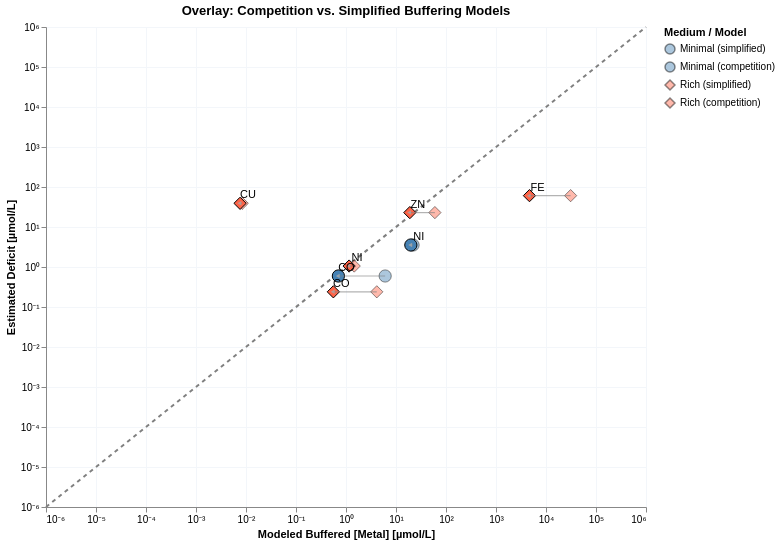

Notebook source saved alongside this figure:
### Markdown cell above
### Plot 3 – Overlay: competition vs. simplified, with shift arrows

### Code cell
def prep_model_df(plot_df_pd, model_label: str) -> pl.DataFrame:
    return (
        pl.from_pandas(plot_df_pd)
        .with_columns([
            (pl.col("est_buf_center_M") * 1e6).alias("x_uM"),
            (pl.col("deficit_M")        * 1e6).alias("y_uM"),
            pl.lit(model_label).alias("model"),
        ])
        .filter((pl.col("x_uM") > 0) & (pl.col("y_uM") > 0))
    )

df_simp = prep_model_df(plot_df_simp, "simplified")
df_comp = prep_model_df(plot_df_comp, "competition")

df_simp = df_simp.with_columns(
    pl.concat_str([pl.col("Medium"), pl.lit(" (simplified)")]).alias("medium_model")
)
df_comp = df_comp.with_columns(
    pl.concat_str([pl.col("Medium"), pl.lit(" (competition)")]).alias("medium_model")
)

# ── Scales for the four-way legend ───────────────────────────────────────────
DOMAIN = [
    "Minimal (simplified)", "Minimal (competition)",
    "Rich (simplified)",    "Rich (competition)",
]
COLOR_RANGE = ["steelblue", "steelblue", "tomato", "tomato"]
SHAPE_RANGE = ["circle",    "circle",    "diamond", "diamond"]
OPACITY_RANGE = [0.4, 1.0, 0.4, 1.0]   # simplified = faded, competition = solid

color_scale4 = alt.Scale(domain=DOMAIN, range=COLOR_RANGE)
shape_scale4 = alt.Scale(domain=DOMAIN, range=SHAPE_RANGE)

_ax_x = alt.Axis(labelExpr=_log_label_unicode, title="Modeled Buffered [Metal] [µmol/L]")
_ax_y = alt.Axis(labelExpr=_log_label_unicode, title="Estimated Deficit [µmol/L]")

legend_cfg = alt.Legend(title="Medium / Model")
# Arrow table: one row per (Medium, Element) pair
df_arrows = (
    df_simp.join(df_comp, on=["Medium", "Element"], suffix="_comp")
    .filter(
        (pl.col("x_uM_comp") > 0) & (pl.col("y_uM_comp") > 0) &
        ((pl.col("x_uM_comp") - pl.col("x_uM")).abs() +
         (pl.col("y_uM_comp") - pl.col("y_uM")).abs() > 1e-10)
    )
)

# Compute arrowhead angle in log10 space — in Vega 0°=up, clockwise positive
x0 = df_arrows["x_uM"].to_numpy()
y0 = df_arrows["y_uM"].to_numpy()
x1 = df_arrows["x_uM_comp"].to_numpy()
y1 = df_arrows["y_uM_comp"].to_numpy()
math_angle = np.degrees(np.arctan2(np.log10(y1/y0), np.log10(x1/x0)))
vega_angle  = 90 - math_angle   # convert: math 0°=right → Vega 0°=up

df_arrows = df_arrows.with_columns(
    pl.Series("arrow_angle_deg", vega_angle)
)

x_scale = alt.Scale(type="log", domain=[1e-6, 1e6])
y_scale = alt.Scale(type="log", domain=[1e-6, 1e6])
color_scale = alt.Scale(
    domain=["Minimal","Rich"],
    range=["steelblue","tomato"]
)
shape_scale = alt.Scale(
    domain=["Minimal","Rich"],
    range=["circle","diamond"]
)

# 1. y = x reference
ref_line = (
    alt.Chart(pl.DataFrame({"v": [1e-6, 1e6]}))
    .mark_line(strokeDash=[4,4], color="gray")
    .encode(
        x=alt.X("v:Q", scale=x_scale, axis=_ax_x),
        y=alt.Y("v:Q", scale=y_scale, axis=_ax_y),
    )
)

# 2. Simplified points — semi-transparent
simp_pts = (
    alt.Chart(df_simp)
    .mark_point(filled=True, size=150, stroke="black", strokeWidth=1)
    .encode(
        x=alt.X("x_uM:Q", scale=x_scale, title="Modeled Buffered [Metal] [µmol/L]"),
        y=alt.Y("y_uM:Q", scale=y_scale, title="Estimated Deficit [µmol/L]"),
        color=alt.Color("medium_model:N", scale=color_scale4, legend=legend_cfg),
        shape=alt.Shape("medium_model:N", scale=shape_scale4, legend=legend_cfg),
        opacity=alt.OpacityValue(0.45),
    )
)


# 3. Competition points — opaque, with labels
comp_pts = (
    alt.Chart(df_comp)
    .mark_point(filled=True, size=150, stroke="black", strokeWidth=1)
    .encode(
        x=alt.X("x_uM:Q", scale=x_scale),
        y=alt.Y("y_uM:Q", scale=y_scale),
        color=alt.Color("medium_model:N", scale=color_scale4, legend=legend_cfg),
        shape=alt.Shape("medium_model:N", scale=shape_scale4, legend=legend_cfg),
        opacity=alt.OpacityValue(1.0),
    )
)

comp_labels = (
    alt.Chart(df_comp)
    .mark_text(dx=8, dy=-8, fontSize=11)
    .encode(
        x=alt.X("x_uM:Q", scale=x_scale),
        y=alt.Y("y_uM:Q", scale=y_scale),
        text="Element:N",
    )
)

# 4a. Arrow lines (simplified → competition)
arrow_lines = (
    alt.Chart(df_arrows)
    .mark_rule(color="gray", opacity=0.6, strokeWidth=1.2)
    .encode(
        x=alt.X( "x_uM:Q",      scale=x_scale),
        y=alt.Y( "y_uM:Q",      scale=y_scale),
        x2=alt.X2("x_uM_comp:Q"),
        y2=alt.Y2("y_uM_comp:Q"),
    )
)

# 4b. Arrowheads at the tip (competition end)
arrow_heads = (
    alt.Chart(df_arrows)
    .mark_point(shape="triangle", filled=True, size=20,
                color="darkgray", opacity=0.8)
    .encode(
        x=alt.X("x_uM_comp:Q", scale=x_scale),
        y=alt.Y("y_uM_comp:Q", scale=y_scale),
        angle=alt.Angle("arrow_angle_deg:Q",
                        scale=alt.Scale(domain=[0,360], range=[0,360])),
    )
)

chart3 = (
    ref_line +  simp_pts +  comp_pts + arrow_lines + arrow_heads + comp_labels
).properties(
    width=600, height=480,
    title="Overlay: Competition vs. Simplified Buffering Models"
).configure_axis(gridColor="#f3f6fa")
# chart3.save("notebooks/cofactors/buffer_figures/two_models_comparison.svg")
chart3

### Figure 1 — Vega-Lite specification as saved in the notebook (floating-point values rounded to 4 significant figures)
{"config": {"view": {"continuousWidth": 300, "continuousHeight": 300}, "axis": {"gridColor": "#f3f6fa"}}, "layer": [{"data": {"name": "data-1c3ca3cce69c13645fce19fabe446275"}, "mark": {"type": "line", "color": "gray", "strokeDash": [4, 4]}, "encoding": {"x": {"axis": {"labelExpr": "datum.value > 0 ? '10' + replace(replace(replace(replace(replace(replace(replace(replace(replace(replace(replace('' + round(log(datum.value)/LN10), '-','⁻'),'0','⁰'),'1','¹'),'2','²'),'3','³'),'4','⁴'),'5','⁵'),'6','⁶'),'7','⁷'),'8','⁸'),'9','⁹') : '0'", "title": "Modeled Buffered [Metal] [µmol/L]"}, "field": "v", "scale": {"domain": [1e-06, 1000000.0], "type": "log"}, "type": "quantitative"}, "y": {"axis": {"labelExpr": "datum.value > 0 ? '10' + replace(replace(replace(replace(replace(replace(replace(replace(replace(replace(replace('' + round(log(datum.value)/LN10), '-','⁻'),'0','⁰'),'1','¹'),'2','²'),'3','³'),'4','⁴'),'5','⁵'),'6','⁶'),'7','⁷'),'8','⁸'),'9','⁹') : '0'", "title": "Estimated Deficit [µmol/L]"}, "field": "v", "scale": {"domain": [1e-06, 1000000.0], "type": "log"}, "type": "quantitative"}}}, {"data": {"name": "data-691242d1c35751a9c0ab3821ddfecfbe"}, "mark": {"type": "point", "filled": true, "size": 150, "stroke": "black", "strokeWidth": 1}, "encoding": {"color": {"field": "medium_model", "legend": {"title": "Medium / Model"}, "scale": {"domain": ["Minimal (simplified)", "Minimal (competition)", "Rich (simplified)", "Rich (competition)"], "range": ["steelblue", "steelblue", "tomato", "tomato"]}, "type": "nominal"}, "opacity": {"value": 0.45}, "shape": {"field": "medium_model", "legend": {"title": "Medium / Model"}, "scale": {"domain": ["Minimal (simplified)", "Minimal (competition)", "Rich (simplified)", "Rich (competition)"], "range": ["circle", "circle", "diamond", "diamond"]}, "type": "nominal"}, "x": {"field": "x_uM", "scale": {"domain": [1e-06, 1000000.0], "type": "log"}, "title": "Modeled Buffered [Metal] [µmol/L]", "type": "quantitative"}, "y": {"field": "y_uM", "scale": {"domain": [1e-06, 1000000.0], "type": "log"}, "title": "Estimated Deficit [µmol/L]", "type": "quantitative"}}}, {"data": {"name": "data-7158056e07bab41821ba78a61fb72bad"}, "mark": {"type": "point", "filled": true, "size": 150, "stroke": "black", "strokeWidth": 1}, "encoding": {"color": {"field": "medium_model", "legend": {"title": "Medium / Model"}, "scale": {"domain": ["Minimal (simplified)", "Minimal (competition)", "Rich (simplified)", "Rich (competition)"], "range": ["steelblue", "steelblue", "tomato", "tomato"]}, "type": "nominal"}, "opacity": {"value": 1.0}, "shape": {"field": "medium_model", "legend": {"title": "Medium / Model"}, "scale": {"domain": ["Minimal (simplified)", "Minimal (competition)", "Rich (simplified)", "Rich (competition)"], "range": ["circle", "circle", "diamond", "diamond"]}, "type": "nominal"}, "x": {"field": "x_uM", "scale": {"domain": [1e-06, 1000000.0], "type": "log"}, "type": "quantitative"}, "y": {"field": "y_uM", "scale": {"domain": [1e-06, 1000000.0], "type": "log"}, "type": "quantitative"}}}, {"data": {"name": "data-50adb9679cfdb56c2df72967dd9ac7df"}, "mark": {"type": "rule", "color": "gray", "opacity": 0.6, "strokeWidth": 1.2}, "encoding": {"x": {"field": "x_uM", "scale": {"domain": [1e-06, 1000000.0], "type": "log"}, "type": "quantitative"}, "x2": {"field": "x_uM_comp"}, "y": {"field": "y_uM", "scale": {"domain": [1e-06, 1000000.0], "type": "log"}, "type": "quantitative"}, "y2": {"field": "y_uM_comp"}}}, {"data": {"name": "data-50adb9679cfdb56c2df72967dd9ac7df"}, "mark": {"type": "point", "color": "darkgray", "filled": true, "opacity": 0.8, "shape": "triangle", "size": 20}, "encoding": {"angle": {"field": "arrow_angle_deg", "scale": {"domain": [0, 360], "range": [0, 360]}, "type": "quantitative"}, "x": {"field": "x_uM_comp", "scale": {"domain": [1e-06, 1000000.0], "type": "log"}, "type": "quantitative"}, "y": {"field": "y_uM_comp", "scale": {"domain": [1e-06, 1000000.0], "type": "log"}, "type": "quantitative"}}}, {"data": {"name": "data-7158056e07bab41821ba78a61fb72bad"}, "mark": {"type": "text", "dx": 8, "dy": -8, "fontSize": 11}, "encoding": {"text": {"field": "Element", "type": "nominal"}, "x": {"field": "x_uM", "scale": {"domain": [1e-06, 1000000.0], "type": "log"}, "type": "quantitative"}, "y": {"field": "y_uM", "scale": {"domain": [1e-06, 1000000.0], "type": "log"}, "type": "quantitative"}}}], "height": 480, "title": "Overlay: Competition vs. Simplified Buffering Models", "width": 600, "$schema": "https://vega.github.io/schema/vega-lite/v5.20.1.json", "datasets": {"data-1c3ca3cce69c13645fce19fabe446275": [{"v": 1e-06}, {"v": 1000000.0}], "data-691242d1c35751a9c0ab3821ddfecfbe": [{"Medium": "Minimal", "Element": "CO", "est_buf_lb_M": 1.204e-07, "est_buf_ub_M": 1.202e-05, "est_buf_center_M": 6.07e-06, "deficit_M": 5.957e-07, "deficit_M_err": 1.145e-06, "x_uM": 6.07, "y_uM": 0.5957, "model": "simplified", "medium_model": "Minimal (simplified)"}, {"Medium": "Minimal", "Element": "NI", "est_buf_lb_M": 4.348e-07, "est_buf_ub_M": 4.348e-05, "est_buf_center_M": 2.196e-05, "deficit_M": 3.546e-06, "deficit_M_err": 1.154e-06, "x_uM": 21.96, "y_uM": 3.546, "model": "simplified", "medium_model": "Minimal (simplified)"}, {"Medium": "Rich", "Element": "FE", "est_buf_lb_M": 0.0006172, "est_buf_ub_M": 0.06153, "est_buf_center_M": 0.03107, "deficit_M": 6.076e-05, "deficit_M_err": 7.159e-05, "x_uM": 31070.0, "y_uM": 60.76, "model": "simplified", "medium_model": "Rich (simplified)"}, {"Medium": "Rich", "Element": "CO", "est_buf_lb_M": 8.183e-08, "est_buf_ub_M": 8.176e-06, "est_buf_center_M": 4.129e-06, "deficit_M": 2.397e-07, "deficit_M_err": 5.403e-08, "x_uM": 4.129, "y_uM": 0.2397, "model": "simplified", "medium_model": "Rich (simplified)"}, {"Medium": "Rich", "Element": "NI", "est_buf_lb_M": 2.895e-08, "est_buf_ub_M": 2.895e-06, "est_buf_center_M": 1.462e-06, "deficit_M": 1.057e-06, "deficit_M_err": 5.487e-07, "x_uM": 1.462, "y_uM": 1.057, "model": "simplified", "medium_model": "Rich (simplified)"}, {"Medium": "Rich", "Element": "CU", "est_buf_lb_M": 1.665e-10, "est_buf_ub_M": 1.665e-08, "est_buf_center_M": 8.407e-09, "deficit_M": 3.91e-05, "deficit_M_err": 1.588e-05, "x_uM": 0.008407, "y_uM": 39.1, "model": "simplified", "medium_model": "Rich (simplified)"}, {"Medium": "Rich", "Element": "ZN", "est_buf_lb_M": 1.187e-06, "est_buf_ub_M": 0.0001187, "est_buf_center_M": 5.993e-05, "deficit_M": 2.29e-05, "deficit_M_err": 4.917e-05, "x_uM": 59.93, "y_uM": 22.9, "model": "simplified", "medium_model": "Rich (simplified)"}], "data-7158056e07bab41821ba78a61fb72bad": [{"Medium": "Minimal", "Element": "CO", "est_buf_lb_M": 1.004e-07, "est_buf_ub_M": 1.308e-06, "est_buf_center_M": 7.044e-07, "deficit_M": 5.957e-07, "deficit_M_err": 1.145e-06, "x_uM": 0.7044, "y_uM": 0.5957, "model": "competition", "medium_model": "Minimal (competition)"}, {"Medium": "Minimal", "Element": "NI", "est_buf_lb_M": 4.309e-07, "est_buf_ub_M": 3.917e-05, "est_buf_center_M": 1.98e-05, "deficit_M": 3.546e-06, "deficit_M_err": 1.154e-06, "x_uM": 19.8, "y_uM": 3.546, "model": "competition", "medium_model": "Minimal (competition)"}, {"Medium": "Rich", "Element": "FE", "est_buf_lb_M": 0.000466, "est_buf_ub_M": 0.00887, "est_buf_center_M": 0.004668, "deficit_M": 6.076e-05, "deficit_M_err": 7.159e-05, "x_uM": 4668.0, "y_uM": 60.76, "model": "competition", "medium_model": "Rich (competition)"}, {"Medium": "Rich", "Element": "CO", "est_buf_lb_M": 6.698e-08, "est_buf_ub_M": 1.051e-06, "est_buf_center_M": 5.588e-07, "deficit_M": 2.397e-07, "deficit_M_err": 5.403e-08, "x_uM": 0.5588, "y_uM": 0.2397, "model": "competition", "medium_model": "Rich (competition)"}, {"Medium": "Rich", "Element": "NI", "est_buf_lb_M": 2.812e-08, "est_buf_ub_M": 2.28e-06, "est_buf_center_M": 1.154e-06, "deficit_M": 1.057e-06, "deficit_M_err": 5.487e-07, "x_uM": 1.154, "y_uM": 1.057, "model": "competition", "medium_model": "Rich (competition)"}, {"Medium": "Rich", "Element": "CU", "est_buf_lb_M": 1.66e-10, "est_buf_ub_M": 1.504e-08, "est_buf_center_M": 7.605e-09, "deficit_M": 3.91e-05, "deficit_M_err": 1.588e-05, "x_uM": 0.007605, "y_uM": 39.1, "model": "competition", "medium_model": "Rich (competition)"}, {"Medium": "Rich", "Element": "ZN", "est_buf_lb_M": 1.145e-06, "est_buf_ub_M": 3.669e-05, "est_buf_center_M": 1.892e-05, "deficit_M": 2.29e-05, "deficit_M_err": 4.917e-05, "x_uM": 18.92, "y_uM": 22.9, "model": "competition", "medium_model": "Rich (competition)"}], "data-50adb9679cfdb56c2df72967dd9ac7df": [{"Medium": "Minimal", "Element": "CO", "est_buf_lb_M": 1.204e-07, "est_buf_ub_M": 1.202e-05, "est_buf_center_M": 6.07e-06, "deficit_M": 5.957e-07, "deficit_M_err": 1.145e-06, "x_uM": 6.07, "y_uM": 0.5957, "model": "simplified", "medium_model": "Minimal (simplified)", "est_buf_lb_M_comp": 1.004e-07, "est_buf_ub_M_comp": 1.308e-06, "est_buf_center_M_comp": 7.044e-07, "deficit_M_comp": 5.957e-07, "deficit_M_err_comp": 1.145e-06, "x_uM_comp": 0.7044, "y_uM_comp": 0.5957, "model_comp": "competition", "medium_model_comp": "Minimal (competition)", "arrow_angle_deg": -90.0}, {"Medium": "Minimal", "Element": "NI", "est_buf_lb_M": 4.348e-07, "est_buf_ub_M": 4.348e-05, "est_buf_center_M": 2.196e-05, "deficit_M": 3.546e-06, "deficit_M_err": 1.154e-06, "x_uM": 21.96, "y_uM": 3.546, "model": "simplified", "medium_model": "Minimal (simplified)", "est_buf_lb_M_comp": 4.309e-07, "est_buf_ub_M_comp": 3.917e-05, "est_buf_center_M_comp": 1.98e-05, "deficit_M_comp": 3.546e-06, "deficit_M_err_comp": 1.154e-06, "x_uM_comp": 19.8, "y_uM_comp": 3.546, "model_comp": "competition", "medium_model_comp": "Minimal (competition)", "arrow_angle_deg": -90.0}, {"Medium": "Rich", "Element": "FE", "est_buf_lb_M": 0.0006172, "est_buf_ub_M": 0.06153, "est_buf_center_M": 0.03107, "deficit_M": 6.076e-05, "deficit_M_err": 7.159e-05, "x_uM": 31070.0, "y_uM": 60.76, "model": "simplified", "medium_model": "Rich (simplified)", "est_buf_lb_M_comp": 0.000466, "est_buf_ub_M_comp": 0.00887, "est_buf_center_M_comp": 0.004668, "deficit_M_comp": 6.076e-05, "deficit_M_err_comp": 7.159e-05, "x_uM_comp": 4668.0, "y_uM_comp": 60.76, "model_comp": "competition", "medium_model_comp": "Rich (competition)", "arrow_angle_deg": -90.0}, {"Medium": "Rich", "Element": "CO", "est_buf_lb_M": 8.183e-08, "est_buf_ub_M": 8.176e-06, "est_buf_center_M": 4.129e-06, "deficit_M": 2.397e-07, "deficit_M_err": 5.403e-08, "x_uM": 4.129, "y_uM": 0.2397, "model": "simplified", "medium_model": "Rich (simplified)", "est_buf_lb_M_comp": 6.698e-08, "est_buf_ub_M_comp": 1.051e-06, "est_buf_center_M_comp": 5.588e-07, "deficit_M_comp": 2.397e-07, "deficit_M_err_comp": 5.403e-08, "x_uM_comp": 0.5588, "y_uM_comp": 0.2397, "model_comp": "competition", "medium_model_comp": "Rich (competition)", "arrow_angle_deg": -90.0}, {"Medium": "Rich", "Element": "NI", "est_buf_lb_M": 2.895e-08, "est_buf_ub_M": 2.895e-06, "est_buf_center_M": 1.462e-06, "deficit_M": 1.057e-06, "deficit_M_err": 5.487e-07, "x_uM": 1.462, "y_uM": 1.057, "model": "simplified", "medium_model": "Rich (simplified)", "est_buf_lb_M_comp": 2.812e-08, "est_buf_ub_M_comp": 2.28e-06, "est_buf_center_M_comp": 1.154e-06, "deficit_M_comp": 1.057e-06, "deficit_M_err_comp": 5.487e-07, "x_uM_comp": 1.154, "y_uM_comp": 1.057, "model_comp": "competition", "medium_model_comp": "Rich (competition)", "arrow_angle_deg": -90.0}, {"Medium": "Rich", "Element": "CU", "est_buf_lb_M": 1.665e-10, "est_buf_ub_M": 1.665e-08, "est_buf_center_M": 8.407e-09, "deficit_M": 3.91e-05, "deficit_M_err": 1.588e-05, "x_uM": 0.008407, "y_uM": 39.1, "model": "simplified", "medium_model": "Rich (simplified)", "est_buf_lb_M_comp": 1.66e-10, "est_buf_ub_M_comp": 1.504e-08, "est_buf_center_M_comp": 7.605e-09, "deficit_M_comp": 3.91e-05, "deficit_M_err_comp": 1.588e-05, "x_uM_comp": 0.007605, "y_uM_comp": 39.1, "model_comp": "competition", "medium_model_comp": "Rich (competition)", "arrow_angle_deg": -90.0}, {"Medium": "Rich", "Element": "ZN", "est_buf_lb_M": 1.187e-06, "est_buf_ub_M": 0.0001187, "est_buf_center_M": 5.993e-05, "deficit_M": 2.29e-05, "deficit_M_err": 4.917e-05, "x_uM": 59.93, "y_uM": 22.9, "model": "simplified", "medium_model": "Rich (simplified)", "est_buf_lb_M_comp": 1.145e-06, "est_buf_ub_M_comp": 3.669e-05, "est_buf_center_M_comp": 1.892e-05, "deficit_M_comp": 2.29e-05, "deficit_M_err_comp": 4.917e-05, "x_uM_comp": 18.92, "y_uM_comp": 22.9, "model_comp": "competition", "medium_model_comp": "Rich (competition)", "arrow_angle_deg": -90.0}]}}
